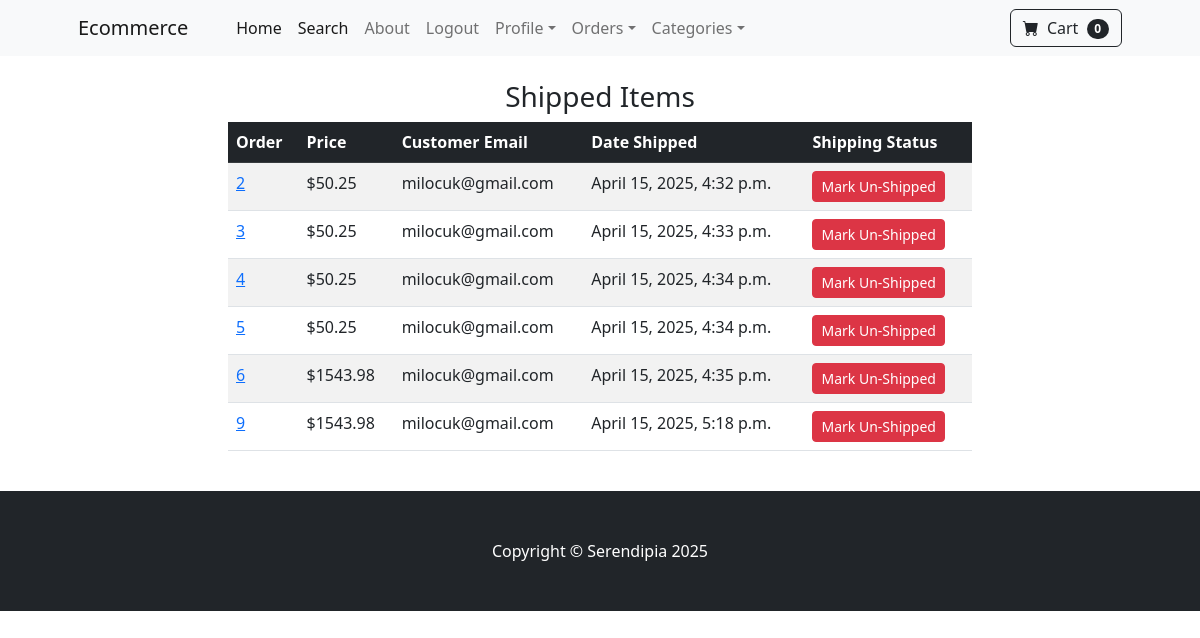
The page /payment/shipped_dash/ (signed in) on the database its author committed.
### payment/models.py (models this page shows, shortened)
class Order(models.Model):
    user = models.ForeignKey(User, on_delete=models.CASCADE,null=True,blank=True)
    full_name = models.CharField(max_length=250)
    email = models.EmailField(max_length=250)
    shipping_address = models.TextField(max_length=150000)
    amount_paid = models.DecimalField(max_digits=7,decimal_places=2)
    date_ordered = models.DateTimeField(auto_now_add=True)
    shipped = models.BooleanField(default=False)
    date_shipped = models.DateTimeField(blank=True,null=True)

### payment/views.py (the view, shortened to what this page needs)
# urls.py: path('shipped_dash/',views.shipped_dash,name='shipped_dash'),
def shipped_dash(request):
    if request.user.is_authenticated and request.user.is_superuser:
        orders = Order.objects.filter(shipped=True)
        return render(request,"payment/shipped_dash.html",{"orders":orders})
    else:
        messages.success(request,"Access denied!")
        return redirect('home')

### cart/cart.py (called while the page is built)
    def __len__(self):
        return len(self.cart)

### cart/context_processors.py (called while the page is built)
def cart(request):
    return {'cart':Cart(request)}

### payment/templates/payment/shipped_dash.html (shortened to what this page needs)
{% extends 'base.html' %}
{% block content %}
<div class="container">
    <div class="row">
        <center>
            <div class="col-8">
                <h3>Shipped Items</h3>
                <table class="table table-striped table-hover table-border">
                    <thead class="table-dark">
                      <tr>
                        <th scope="col">Order</th>
                        <th scope="col">Price</th>
                        <th scope="col">Customer Email</th>
                        <th scope="col">Date Shipped</th>
                        <th scope="col">Shipping Status</th>
                      </tr>
                    </thead>
                    <tbody>
                    {% for item in orders %}
                      <tr>
                        <td><a href="{% url 'orders' item.id %}">{{ item.id }}</a></td></td>
                        <td>${{item.amount_paid}}</td>
                        <td>{{item.email}}</td>
                        <td>{{item.date_ordered}}</td>
                        <td>
                            <form method="POST">
                                <button type="submit" class="btn btn-danger btn-sm">
                                    Mark Un-Shipped
                                </button>
                            </form>
                        </td>
                      </tr>
                    {% endfor %}
                    </tbody>
                  </table>
            </div>
        </center>
    </div>
</div>
{% endblock %}

### rows shown on the page
Order: id "2", amount_paid "50.25", email "milocuk@gmail.com", date_ordered "April 15, 2025, 4:32 p.m."
Order: id "3", amount_paid "50.25", email "milocuk@gmail.com", date_ordered "April 15, 2025, 4:33 p.m."
Order: id "4", amount_paid "50.25", email "milocuk@gmail.com", date_ordered "April 15, 2025, 4:34 p.m."
Order: id "5", amount_paid "50.25", email "milocuk@gmail.com", date_ordered "April 15, 2025, 4:34 p.m."
Order: id "6", amount_paid "1543.98", email "milocuk@gmail.com", date_ordered "April 15, 2025, 4:35 p.m."
Order: id "9", amount_paid "1543.98", email "milocuk@gmail.com", date_ordered "April 15, 2025, 5:18 p.m."

### other values the page prints
{{ cart | length }} "0"
